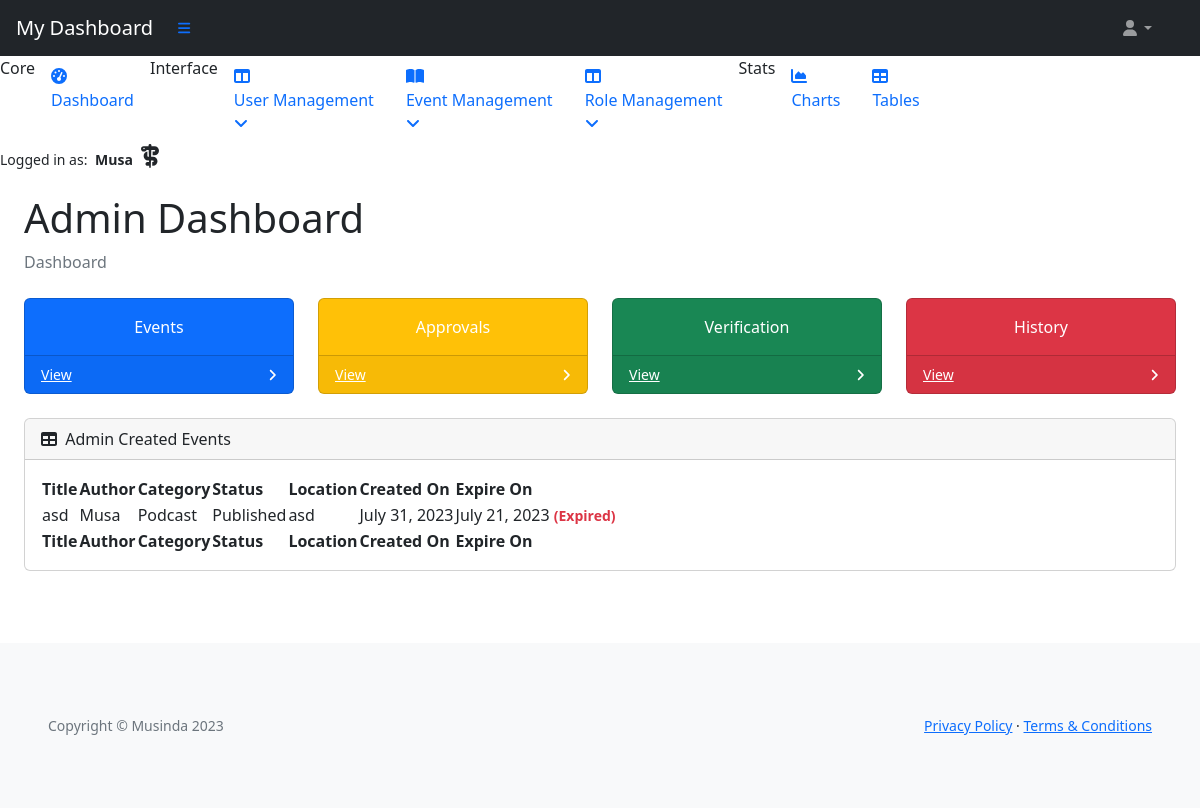
/office/ (signed in), run on an earlier commit of the app's database.
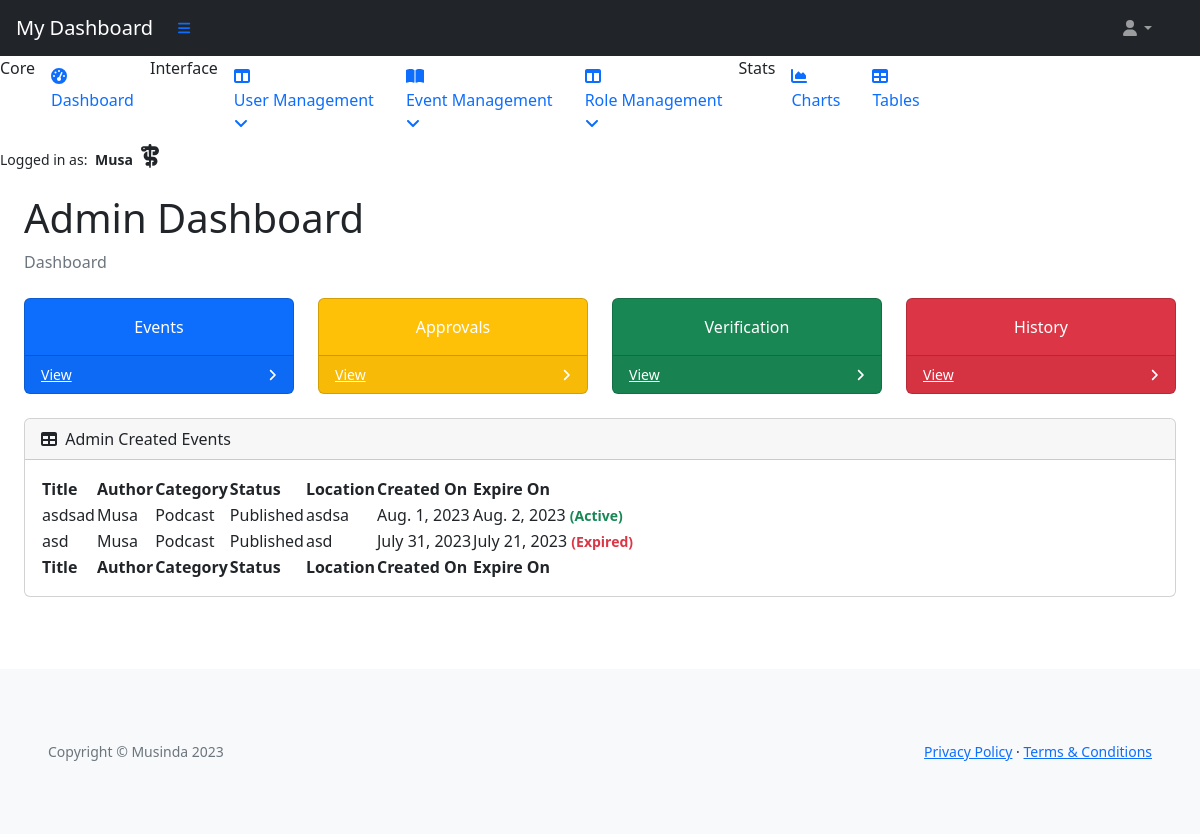
And on a later commit of the database.
### vote_management/models.py (models this page shows, shortened)
class VoteCard(models.Model):
    title = models.CharField(max_length=80, unique=True)
    slug = models.SlugField(max_length=200, unique=True)
    author = models.ForeignKey(
        'musa.UserProfile', on_delete=models.CASCADE, related_name="card_author")
    category = models.ForeignKey(
        Category, on_delete=models.CASCADE, related_name="categories")
    mission = models.CharField(max_length=80)
    location = models.CharField(max_length=80)
    description = models.TextField(max_length=400)
    expire = models.DateField()
    event_image = CloudinaryField('image', default='placeholder')
    vote_record = models.ManyToManyField('musa.UserProfile', through='VoteRecord',
                                         related_name='user_votes', blank=True)
    candidates = models.ManyToManyField('ElectedPerson', related_name='vote_cards',
                                        blank=True)
    status = models.IntegerField(choices=STATUS, default=0)
    excerpt = models.TextField(blank=True)
    type = models.IntegerField(choices=CARD_TYPE, default=0)
    created_on = models.DateField(auto_now_add=True)
    class Meta:
        ordering = ['-created_on']

class Category(models.Model):
    category_name = models.CharField(max_length=50, unique=True)
    class Meta:
        ordering = ['category_name']
        verbose_name_plural = "Categories"

### musa/models.py (models this page shows)
class UserProfile(AbstractUser):
    verified = models.BooleanField(default=False)
    role = models.IntegerField(choices=ROLES, default=0)
    user_card = models.ManyToManyField(
        'vote_management.VoteCard', through='vote_management.VoteRecord', related_name='user_cards')
    class Meta:
        ordering = ['username']
    def __str__(self):
        return self.username

### admin_profile/views.py (the view)
# urls.py: path('office/', AdminDashboard.as_view(),
class AdminDashboard(AdminRequiredMixin, generic.DetailView):
    model = UserProfile
    template_name = 'backend/admin-dashboard/index.html'
    context_object_name = 'admin_dashboard'
    def get_object(self, queryset=None):
        return get_object_or_404(UserProfile, pk=self.request.user.pk)

### admin_profile/views.py (called while the page is built)
    def test_func(self):
        user_profile = self.request.user
        return user_profile and user_profile.role == 2

### templates/backend/admin-dashboard/index.html (shortened to what the changed rows need)
{% extends "backend/admin-dashboard/base.html" %}
{% block content %}
<div id="layoutSidenav_content">
    <main>
        <div class="container-fluid p-4 pt-0">
            <h1 class="mt-4">Admin Dashboard</h1>
            <div class="card mb-4">
                <div class="card-body">
                    <table id="datatablesSimple">
                        <thead>
                            <tr>
                                <th>Title</th>
                                <th>Author</th>
                                <th>Category</th>
                                <th>Status</th>
                                <th>Location</th>
                                <th>Created On</th>
                                <th>Expire On</th>
                            </tr>
                        </thead>
                        <tfoot>
                            <tr>
                                <th>Title</th>
                                <th>Author</th>
                                <th>Category</th>
                                <th>Status</th>
                                <th>Location</th>
                                <th>Created On</th>
                                <th>Expire On</th>
                            </tr>
                        </tfoot>
                        <tbody>
                            {% for event in admin_dashboard.card_author.all %}
                            <tr>
                                <td>{{ event.title }}</td>
                                <td>{{ event.author }}</td>
                                <td>{{ event.category.category_name }}</td>
                                <td>{{ event.get_status_display }}</td>
                                <td>{{ event.location }}</td>
                                <td>{{ event.created_on }}</td>
                                {% if event.expire|date:"Y-m-d" == current_date %}
                                <td>{{ event.expire }}
                                    <small class="text-warning fw-semibold">(Today)</small>
                                </td>
                                {% elif event.expire|date:"Y-m-d" < current_date %}
                                <td>{{ event.expire }}
                                    <small class="text-danger fw-semibold">(Expired)</small>
                                </td>
                                {% else %}
                                <td>{{ event.expire }}
                                    <small class="text-success fw-semibold">(Active)</small>
                                </td>
                                {% endif %}
                            </tr>
                            {% endfor %}
                        </tbody>
                    </table>
                </div>
            </div>
        </div>
    </main>
</div>
{% endblock content %}

What changed in the data, as far as the page shows it:
added VoteCard: title "asdsad", author "Musa", category.category_name "Podcast", status "Published", location "asdsa", created_on "Aug. 1, 2023", expire "Aug. 2, 2023"
